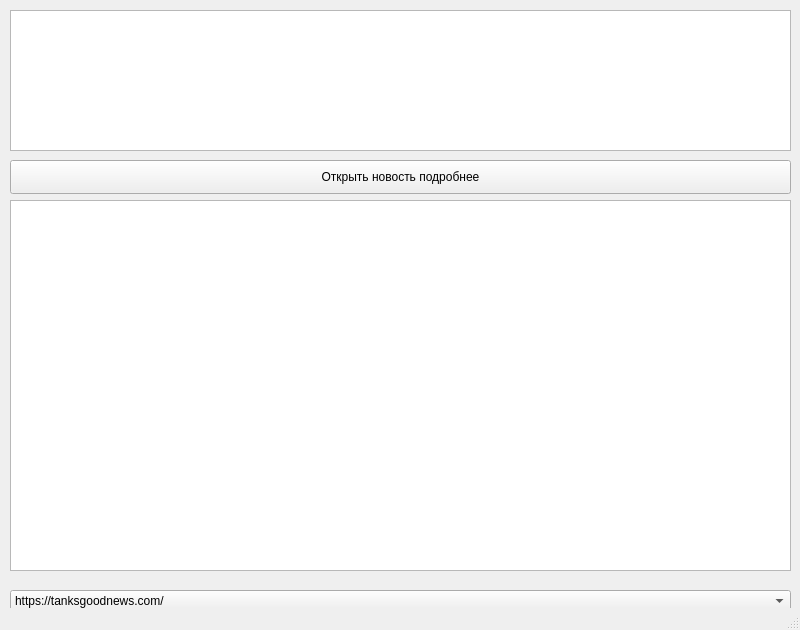
<?xml version="1.0" encoding="UTF-8"?>
<ui version="4.0">
 <class>MainWindow</class>
 <widget class="QMainWindow" name="MainWindow">
  <property name="geometry">
   <rect>
    <x>0</x>
    <y>0</y>
    <width>800</width>
    <height>630</height>
   </rect>
  </property>
  <property name="windowTitle">
   <string>MainWindow</string>
  </property>
  <widget class="QWidget" name="centralwidget">
   <widget class="QListWidget" name="listWidget">
    <property name="geometry">
     <rect>
      <x>10</x>
      <y>10</y>
      <width>781</width>
      <height>141</height>
     </rect>
    </property>
   </widget>
   <widget class="QTextEdit" name="textEdit">
    <property name="geometry">
     <rect>
      <x>10</x>
      <y>200</y>
      <width>781</width>
      <height>371</height>
     </rect>
    </property>
   </widget>
   <widget class="QPushButton" name="pushButton">
    <property name="geometry">
     <rect>
      <x>10</x>
      <y>160</y>
      <width>781</width>
      <height>34</height>
     </rect>
    </property>
    <property name="text">
     <string>Открыть новость подробнее</string>
    </property>
   </widget>
   <widget class="QComboBox" name="comboBox">
    <property name="geometry">
     <rect>
      <x>10</x>
      <y>590</y>
      <width>781</width>
      <height>22</height>
     </rect>
    </property>
    <item>
     <property name="text">
      <string>https://tanksgoodnews.com/</string>
     </property>
    </item>
    <item>
     <property name="text">
      <string>https://www.goodnewsnetwork.org/</string>
     </property>
    </item>
    <item>
     <property name="text">
      <string>https://www.today.com/news/good-news</string>
     </property>
    </item>
    <item>
     <property name="text">
      <string>https://www.msn.com/en-us/news/good-news</string>
     </property>
    </item>
    <item>
     <property name="text">
      <string>https://www.foxnews.com/category/good-news</string>
     </property>
    </item>
    <item>
     <property name="text">
      <string>https://www.sunnyskyz.com/good-news</string>
     </property>
    </item>
    <item>
     <property name="text">
      <string>https://www.positive.news/</string>
     </property>
    </item>
    <item>
     <property name="text">
      <string>https://www.cnn.com/specials/us/the-good-stuff</string>
     </property>
    </item>
    <item>
     <property name="text">
      <string>https://abcnews.go.com/alerts/good-news</string>
     </property>
    </item>
    <item>
     <property name="text">
      <string>https://abc7.com/allgoodnews/</string>
     </property>
    </item>
    <item>
     <property name="text">
      <string>https://www.reddit.com/r/UpliftingNews/</string>
     </property>
    </item>
    <item>
     <property name="text">
      <string>https://www.goodnet.org/</string>
     </property>
    </item>
    <item>
     <property name="text">
      <string>https://notallnewsisbad.com/</string>
     </property>
    </item>
    <item>
     <property name="text">
      <string>https://squirrel-news.net/news/</string>
     </property>
    </item>
    <item>
     <property name="text">
      <string>https://www.optimistdaily.com/</string>
     </property>
    </item>
    <item>
     <property name="text">
      <string>https://canoe.com/category/news/good-news/</string>
     </property>
    </item>
    <item>
     <property name="text">
      <string>https://www.wcpo.com/news/good-news</string>
     </property>
    </item>
    <item>
     <property name="text">
      <string>https://spectrumlocalnews.com/nys/rochester/news/good-news</string>
     </property>
    </item>
    <item>
     <property name="text">
      <string>https://www.upworthy.com/</string>
     </property>
    </item>
    <item>
     <property name="text">
      <string>https://thenewdaily.com.au/news/good-news/</string>
     </property>
    </item>
    <item>
     <property name="text">
      <string>https://www.cbsnews.com/theuplift/</string>
     </property>
    </item>
    <item>
     <property name="text">
      <string>https://www.fox2detroit.com/tag/news/good-news-only</string>
     </property>
    </item>
    <item>
     <property name="text">
      <string>https://www.wowktv.com/news/good-news-with-13/</string>
     </property>
    </item>
    <item>
     <property name="text">
      <string>https://www.bbc.com/news/topics/cx2pk70323et/uplifting-stories</string>
     </property>
    </item>
    <item>
     <property name="text">
      <string>https://www.wfmz.com/news/good-news/</string>
     </property>
    </item>
    <item>
     <property name="text">
      <string>https://www.abc.net.au/news/good-news/</string>
     </property>
    </item>
    <item>
     <property name="text">
      <string>https://www.globalgoodnews.com/</string>
     </property>
    </item>
    <item>
     <property name="text">
      <string>https://majically.com/</string>
     </property>
    </item>
    <item>
     <property name="text">
      <string>https://www.10news.com/positivelysandiego</string>
     </property>
    </item>
    <item>
     <property name="text">
      <string>https://apnews.com/hub/one-good-thing</string>
     </property>
    </item>
   </widget>
  </widget>
  <widget class="QStatusBar" name="statusbar"/>
 </widget>
 <resources/>
 <connections/>
</ui>
